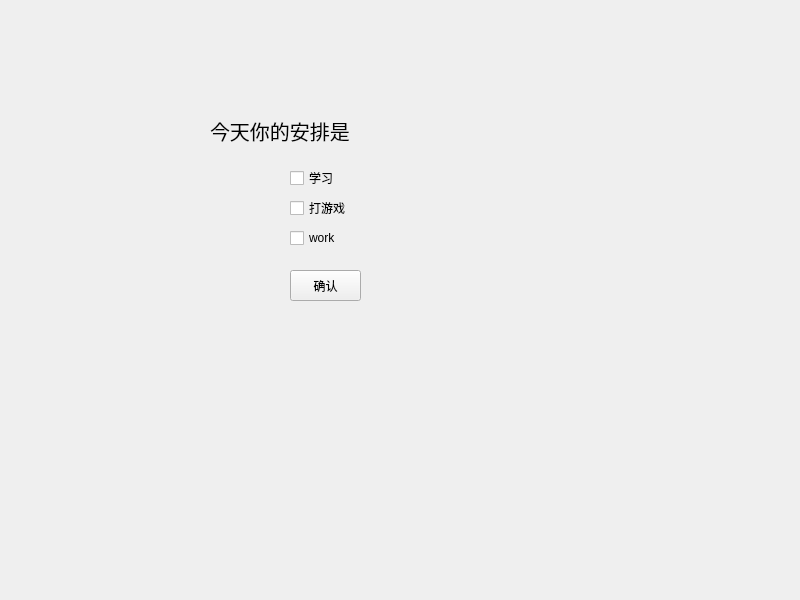
<?xml version="1.0" encoding="UTF-8"?>
<ui version="4.0">
 <class>Widget</class>
 <widget class="QWidget" name="Widget">
  <property name="geometry">
   <rect>
    <x>0</x>
    <y>0</y>
    <width>800</width>
    <height>600</height>
   </rect>
  </property>
  <property name="windowTitle">
   <string>Widget</string>
  </property>
  <widget class="QCheckBox" name="checkBox_study">
   <property name="geometry">
    <rect>
     <x>290</x>
     <y>170</y>
     <width>71</width>
     <height>16</height>
    </rect>
   </property>
   <property name="text">
    <string>学习</string>
   </property>
  </widget>
  <widget class="QLabel" name="label">
   <property name="geometry">
    <rect>
     <x>210</x>
     <y>100</y>
     <width>401</width>
     <height>61</height>
    </rect>
   </property>
   <property name="font">
    <font>
     <pointsize>15</pointsize>
    </font>
   </property>
   <property name="text">
    <string>今天你的安排是</string>
   </property>
  </widget>
  <widget class="QCheckBox" name="checkBox_game">
   <property name="geometry">
    <rect>
     <x>290</x>
     <y>200</y>
     <width>71</width>
     <height>16</height>
    </rect>
   </property>
   <property name="text">
    <string>打游戏</string>
   </property>
  </widget>
  <widget class="QCheckBox" name="checkBox_work">
   <property name="geometry">
    <rect>
     <x>290</x>
     <y>230</y>
     <width>71</width>
     <height>16</height>
    </rect>
   </property>
   <property name="text">
    <string>work</string>
   </property>
  </widget>
  <widget class="QPushButton" name="pushButton">
   <property name="geometry">
    <rect>
     <x>290</x>
     <y>270</y>
     <width>71</width>
     <height>31</height>
    </rect>
   </property>
   <property name="text">
    <string>确认</string>
   </property>
  </widget>
 </widget>
 <resources/>
 <connections/>
</ui>
